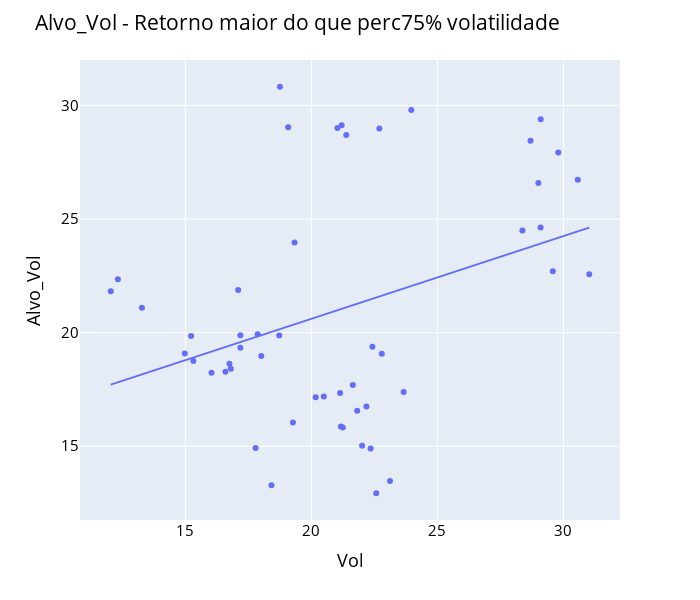

The notebook cell saved with this chart:
### Code cell
# Analisando apenas quando os retornos são maiores do que o percentil de 75%
fig = px.scatter(x = df1[((df1["Retorno"] > df1["Retorno"].describe()[6]))]["Vol"]
                 , y = df1[((df1["Retorno"] > df1["Retorno"].describe()[6]))]["Alvo_Vol"] , trendline = "ols")

fig.update_layout(height = 600, width = 700
                  , title_text = "Alvo_Vol - Retorno maior do que perc75% volatilidade"
                  , font_color = "blue"
                  , title_font_color = "black"
                  , xaxis_title = "Vol"
                  , yaxis_title = "Alvo_Vol"
                  , font = dict(size = 15, color = "Black")
                  , showlegend = True
                 )

fig.show()

### Figure 1 — Plotly figure (JSON) as saved in the notebook; plotly's stock layout.template omitted (floating-point values rounded to 4 significant figures)
{"data": [{"hovertemplate": "x=%{x}<br>y=%{y}<extra></extra>", "legendgroup": "", "marker": {"color": "#636efa", "symbol": "circle"}, "mode": "markers", "name": "", "orientation": "v", "showlegend": false, "type": "scatter", "x": [18.42, 12.32, 12.04, 13.28, 18.01, 21.17, 22.01, 23.12, 22.57, 22.35, 21.82, 21.25, 17.1, 17.87, 20.17, 21.14, 21.65, 22.42, 22.8, 23.66, 22.19, 16.75, 19.27, 20.5, 17.79, 16.04, 16.81, 16.59, 17.18, 17.18, 15.32, 15.23, 14.98, 18.73, 19.33, 18.75, 21.2, 19.08, 21.39, 21.04, 23.97, 31.03, 29.58, 29.1, 28.7, 29.01, 30.57, 29.8, 22.7, 29.09, 28.38], "xaxis": "x", "y": [13.28, 22.35, 21.82, 21.1, 18.97, 15.87, 15.03, 13.47, 12.93, 14.9, 16.57, 15.82, 21.88, 19.93, 17.16, 17.35, 17.7, 19.38, 19.07, 17.39, 16.75, 18.63, 16.04, 17.18, 14.92, 18.24, 18.41, 18.28, 19.89, 19.33, 18.75, 19.86, 19.08, 19.87, 23.97, 30.82, 29.13, 29.04, 28.7, 29.01, 29.8, 22.57, 22.7, 29.4, 28.45, 26.59, 26.73, 27.93, 28.98, 24.63, 24.5], "yaxis": "y"}, {"hovertemplate": "<b>OLS trendline</b><br>y = 0.363919 * x + 13.3299<br>R<sup>2</sup>=0.120794<br><br>x=%{x}<br>y=%{y} <b>(trend)</b><extra></extra>", "legendgroup": "", "marker": {"color": "#636efa", "symbol": "circle"}, "mode": "lines", "name": "", "showlegend": false, "type": "scatter", "x": [12.04, 12.32, 13.28, 14.98, 15.23, 15.32, 16.04, 16.59, 16.75, 16.81, 17.1, 17.18, 17.18, 17.79, 17.87, 18.01, 18.42, 18.73, 18.75, 19.08, 19.27, 19.33, 20.17, 20.5, 21.04, 21.14, 21.17, 21.2, 21.25, 21.39, 21.65, 21.82, 22.01, 22.19, 22.35, 22.42, 22.57, 22.7, 22.8, 23.12, 23.66, 23.97, 28.38, 28.7, 29.01, 29.09, 29.1, 29.58, 29.8, 30.57, 31.03], "xaxis": "x", "y": [17.71, 17.81, 18.16, 18.78, 18.87, 18.9, 19.17, 19.37, 19.43, 19.45, 19.55, 19.58, 19.58, 19.8, 19.83, 19.89, 20.03, 20.14, 20.16, 20.27, 20.34, 20.37, 20.67, 20.79, 20.99, 21.02, 21.04, 21.05, 21.06, 21.11, 21.21, 21.27, 21.34, 21.4, 21.46, 21.49, 21.54, 21.59, 21.63, 21.74, 21.94, 22.05, 23.66, 23.77, 23.89, 23.92, 23.92, 24.1, 24.17, 24.46, 24.62], "yaxis": "y"}], "layout": {"font": {"color": "Black", "size": 15}, "height": 600, "legend": {"tracegroupgap": 0}, "margin": {"t": 60}, "showlegend": true, "title": {"font": {"color": "black"}, "text": "Alvo_Vol - Retorno maior do que perc75% volatilidade"}, "width": 700, "xaxis": {"anchor": "y", "domain": [0, 1], "title": {"text": "Vol"}}, "yaxis": {"anchor": "x", "domain": [0, 1], "title": {"text": "Alvo_Vol"}}}}
